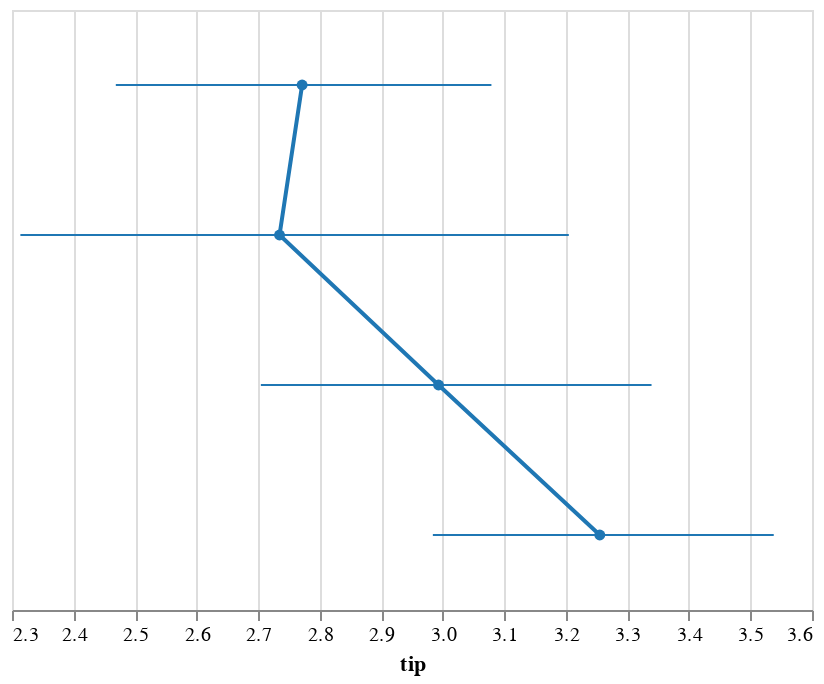

The cell this chart's notebook holds for it:
### Code cell
display(salt.pointplot(x="tip", y="day", data=tips))
ax = sns.pointplot(x="tip", y="day", data=tips)

### Figure 1 — Vega-Lite specification as saved in the notebook (floating-point values rounded to 4 significant figures)
{"$schema": "https://vega.github.io/schema/vega-lite/v2.4.1.json", "config": {"view": {"height": 300, "width": 400}}, "data": {"values": [{"c": "rgb(31.0, 119.0, 180.0)", "ci0": 2.469, "ci1": 3.079, "day": "Thur", "tip": 2.771}, {"c": "rgb(31.0, 119.0, 180.0)", "ci0": 2.314, "ci1": 3.205, "day": "Fri", "tip": 2.735}, {"c": "rgb(31.0, 119.0, 180.0)", "ci0": 2.704, "ci1": 3.339, "day": "Sat", "tip": 2.993}, {"c": "rgb(31.0, 119.0, 180.0)", "ci0": 2.984, "ci1": 3.538, "day": "Sun", "tip": 3.255}]}, "layer": [{"encoding": {"color": {"field": "c", "scale": null, "type": "nominal"}, "x": {"axis": {"title": "tip"}, "field": "tip", "scale": {"zero": false}, "type": "quantitative"}, "y": {"axis": {"title": "day"}, "field": "day", "sort": null, "type": "nominal"}}, "mark": {"point": true, "type": "line"}, "selection": {"selector005": {"bind": "scales", "encodings": ["x", "y"], "mark": {"fill": "#333", "fillOpacity": 0.125, "stroke": "white"}, "on": "[mousedown, window:mouseup] > window:mousemove!", "resolve": "global", "translate": "[mousedown, window:mouseup] > window:mousemove!", "type": "interval", "zoom": "wheel!"}}}, {"encoding": {"color": {"field": "c", "scale": null, "type": "nominal"}, "x": {"field": "ci0", "type": "quantitative"}, "x2": {"field": "ci1", "type": "quantitative"}, "y": {"axis": null, "field": "day", "sort": null, "type": "nominal"}}, "mark": "rule"}]}
